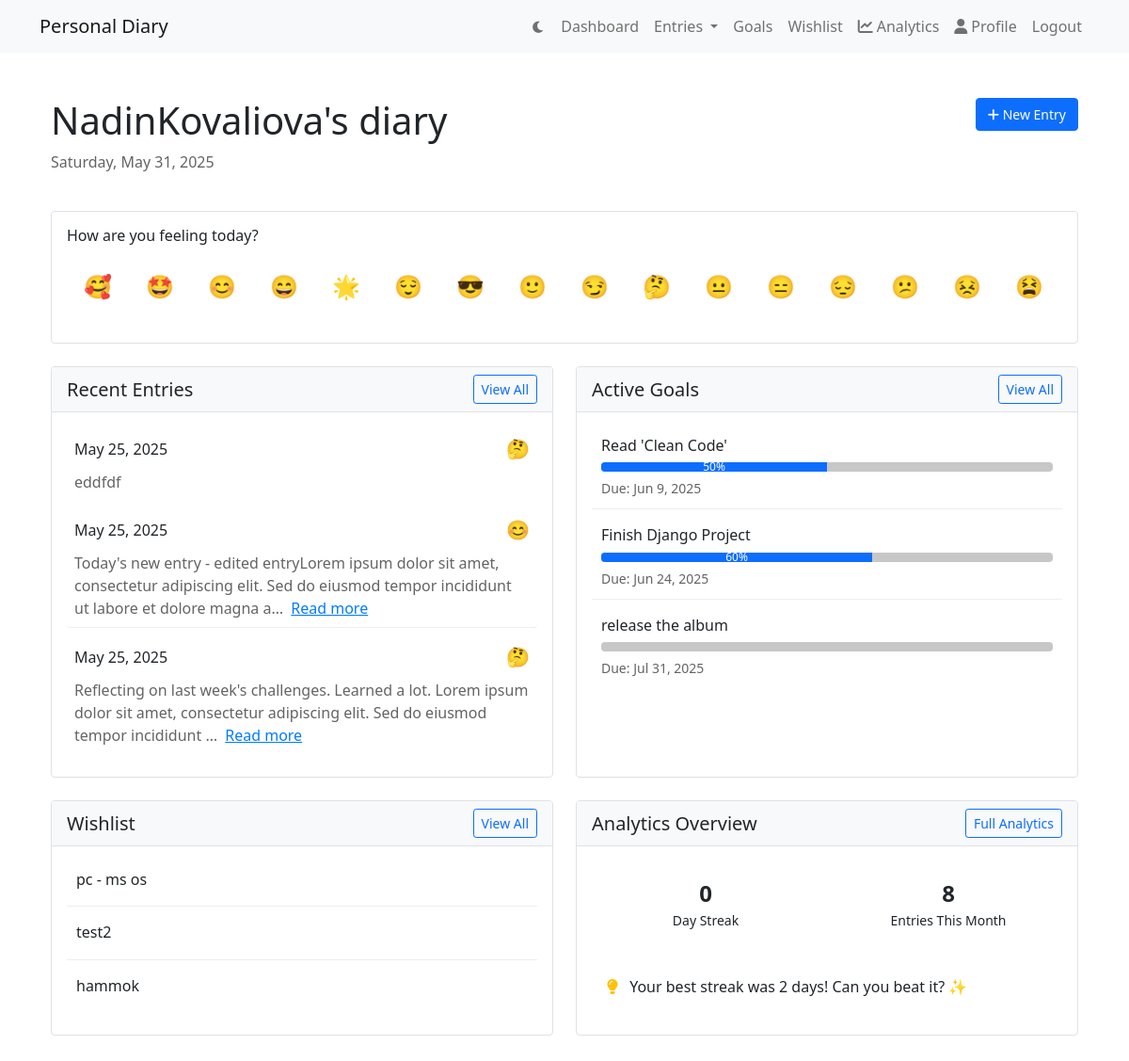
The app's page /dashboard/ (signed in) with its own data.
### diary/models.py (models this page shows, shortened)
class Profile(models.Model):
    user = models.OneToOneField(User, on_delete=models.CASCADE)
    dark_mode = models.BooleanField(default=False)
    font_preference = models.CharField(max_length=50, default='default')
    enable_2fa = models.BooleanField(default=False)

class DiaryEntry(models.Model):
    STATUS_CHOICES = [
        ('active', 'Active'),
        ('archived', 'Archived'),
        ('trash', 'Trash')
    ]
    user = models.ForeignKey(User, on_delete=models.CASCADE)
    content = models.TextField()
    emoji_of_day = models.CharField(max_length=50, blank=True)
    created_at = models.DateTimeField(auto_now_add=True)
    tags = models.ManyToManyField('Tag', blank=True)
    daily_mood = models.ForeignKey(
        DailyMood,
        on_delete=models.SET_NULL,
        null=True,
        blank=True,
        related_name='entries'
    )
    is_autosave = models.BooleanField(default=False)
    status = models.CharField(
        max_length=10,
        choices=STATUS_CHOICES,
        default='active'
    )
    deleted_at = models.DateTimeField(null=True, blank=True)

class Goal(models.Model):
    user = models.ForeignKey(User, on_delete=models.CASCADE)
    title = models.CharField(max_length=200)
    description = models.TextField(blank=True)
    deadline = models.DateField(null=True, blank=True)  # Make deadline optional
    progress = models.PositiveIntegerField(default=0)
    completed = models.BooleanField(default=False)
    subtasks = models.JSONField(default=list)
    created_at = models.DateTimeField(auto_now_add=True, null=True)
    order = models.IntegerField(default=0)
    class Meta:
        ordering = [
            'completed',
            models.F('deadline').asc(nulls_first=True),
            '-created_at'
        ]

class WishListItem(models.Model):
    user = models.ForeignKey(User, on_delete=models.CASCADE)
    title = models.CharField(max_length=200)
    description = models.TextField(blank=True)
    price = models.DecimalField(max_digits=10, decimal_places=2, null=True, blank=True)
    purchased = models.BooleanField(default=False)
    priority = models.IntegerField(default=0, null=True, blank=True)
    created_at = models.DateTimeField(auto_now_add=True, null=True)
    class Meta:
            ordering = [
                'purchased',
                models.F('priority').asc(nulls_first=True),  # Null priority first, then by priority
                '-created_at'
            ]

### diary/views.py (the view)
# urls.py: path('dashboard/', views.dashboard, name='dashboard'),
@login_required
def dashboard(request):
    today = timezone.now().date()
    today_mood = DailyMood.objects.filter(
        user=request.user,
        date=today
    ).first()
    entries = DiaryEntry.objects.filter(user=request.user, status='active')
    dates = sorted(entries.values_list('created_at__date', flat=True))
    current_streak, max_streak = calculate_streak(dates)
    latest_insight = None
    if current_streak >= 3:
        latest_insight = f"You're on a {current_streak}-day writing streak! 🔥"
    elif max_streak > current_streak:
        latest_insight = f"Your best streak was {max_streak} days! Can you beat it? ✨"
    elif entries.count() > 0:
        latest_insight = "Keep writing to build your streak! ✍️"
    context = {
        'recent_entries': entries.order_by('-created_at')[:3],
        'active_goals': Goal.objects.filter(user=request.user, completed=False).order_by('deadline')[:3],
        'wishlist_items': WishListItem.objects.filter(user=request.user, purchased=False).order_by('priority')[:3],
        'emoji_suggestions': ['🥰', '🤩', '😊', '😄', '🌟', '😌', '😎', '🙂', '😏',
                            '🤔', '😐', '😑', '😔', '😕', '😣', '😫', '😤', '😠', '😢', '😭'],
        'today_mood': today_mood,
        'dark_mode': request.user.profile.dark_mode,
        'current_streak': current_streak,
        'max_streak': max_streak,
        'entries_this_month': entries.filter(created_at__month=timezone.now().month).count(),
        'latest_insight': latest_insight,
        'now': timezone.now()
    }
    return render(request, 'diary/dashboard.html', context)

### diary/views.py (called while the page is built)
def calculate_streak(dates):
    if not dates:
        return 0, 0
    dates = sorted(dates)
    today = timezone.now().date()
    current_streak = 1
    max_streak = 1
    for i in range(1, len(dates)):
        date_diff = (dates[i] - dates[i-1]).days
        if date_diff == 1:
            current_streak += 1
            max_streak = max(max_streak, current_streak)
        elif date_diff > 1:
            current_streak = 1
    if dates[-1] != today:
        current_streak = 0
    return current_streak, max_streak

### diary/templates/diary/dashboard.html (shortened to what this page needs)
{% extends "diary/layout.html" %}
{% block content %}
<div class="container py-4">
    <div class="row mb-4">
        <div class="col">
            <h1>{{ user.username }}'s diary</h1>
            <p class="text-muted">{{ now|date:"l, F j, Y" }}</p>
        </div>
        <div class="col-auto">
            <a href="{% url 'entry-create' %}" class="btn btn-primary">
                <i class="fas fa-plus"></i> New Entry
            </a>
        </div>
    </div>
    <div class="card mb-4">
        <div class="card-body">
            <h6>How are you feeling today?</h6>
            <div class="emoji-picker-container">
                <div class="d-flex gap-3 flex-wrap emoji-container">
                    {% for emoji in emoji_suggestions %}
                        <span class="emoji-option fs-4 {% if today_mood and emoji == today_mood.mood %}selected{% endif %}"
                              role="button"
                              data-emoji="{{ emoji }}">{{ emoji }}</span>
                    {% endfor %}
                </div>
            </div>
        </div>
    </div>
    <div class="row">
        <div class="col-md-6 mb-4">
            <div class="card h-100">
                <div class="card-header d-flex justify-content-between align-items-center">
                    <h5 class="mb-0">Recent Entries</h5>
                    <a href="{% url 'entries-list' %}" class="btn btn-sm btn-outline-primary">View All</a>
                </div>
                <div class="card-body">
                    {% if recent_entries %}
                        {% for entry in recent_entries %}
                            <a href="{% url 'entry-detail' pk=entry.pk %}" class="text-decoration-none">
                                <div class="entry-preview mb-3" data-date="{{ entry.created_at|date:'Y-m-d' }}">
                                    <div class="d-flex justify-content-between align-items-center mb-2">
                                        <h6 class="mb-0">{{ entry.created_at|date:"F j, Y" }}</h6>
                                        {% if entry.emoji_of_day %}
                                            <span class="entry-emoji fs-5">{{ entry.emoji_of_day }}</span>
                                        {% endif %}
                                    </div>
                                    <div class="entry-content text-muted">
                                        {{ entry.content|striptags|truncatechars:150 }}
                                        {% if entry.content|length > 150 %}
                                            <a href="{% url 'entry-detail' pk=entry.pk %}" class="text-primary ms-1">Read more</a>
                                        {% endif %}
                                    </div>
                                </div>
                            </a>
                        {% endfor %}
                    {% else %}
                        <p class="text-center text-muted">No entries yet</p>
                    {% endif %}
                </div>
            </div>
        </div>
        <div class="col-md-6 mb-4">
            <div class="card h-100">
                <div class="card-header d-flex justify-content-between align-items-center">
                    <h5 class="mb-0">Active Goals</h5>
                    <a href="{% url 'goals' %}" class="btn btn-sm btn-outline-primary">View All</a>
                </div>
                <div class="card-body">
                    {% if active_goals %}
                        {% for goal in active_goals %}
                            <div class="goal-preview mb-3">
                                <h6>{{ goal.title }}</h6>
                                <div class="progress">
                                    <div class="progress-bar" role="progressbar"
                                         style="width: {{ goal.progress }}%"
                                         aria-valuenow="{{ goal.progress }}"
                                         aria-valuemin="0"
                                         aria-valuemax="100">
                                        {{ goal.progress }}%
                                    </div>
                                </div>
                                <small class="text-muted">Due: {{ goal.deadline|date:"M j, Y" }}</small>
                            </div>
                        {% endfor %}
                    {% else %}
                        <p class="text-center text-muted">No active goals</p>
                    {% endif %}
                </div>
            </div>
        </div>
    </div>
    <div class="row">
        <div class="col-md-6 mb-4">
            <div class="card h-100">
                <div class="card-header d-flex justify-content-between align-items-center">
                    <h5 class="mb-0">Wishlist</h5>
                    <a href="{% url 'wishlist' %}" class="btn btn-sm btn-outline-primary">View All</a>
                </div>
                <div class="card-body">
                    {% if wishlist_items %}
                        {% for item in wishlist_items %}
                            <div class="wishlist-item mb-3">
                                <div class="d-flex justify-content-between">
                                    <h6>{{ item.title }}</h6>
                                </div>
                            </div>
                        {% endfor %}
                    {% else %}
                        <p class="text-center text-muted">Your wishlist is empty</p>
                    {% endif %}
                </div>
            </div>
        </div>
        <div class="col-md-6 mb-4">
            <div class="card h-100">
                <div class="card-header d-flex justify-content-between align-items-center">
                    <h5 class="mb-0">Analytics Overview</h5>
                    <a href="{% url 'analytics' %}" class="btn btn-sm btn-outline-primary">Full Analytics</a>
                </div>
                <div class="card-body">
                    <div class="row g-3">
                        <div class="col-6">
                            <div class="stat-mini">
                                <div class="stat-number">{{ current_streak }}</div>
                                <div class="stat-label">Day Streak</div>
                            </div>
                        </div>
                        <div class="col-6">
                            <div class="stat-mini">
                                <div class="stat-number">{{ entries_this_month }}</div>
                                <div class="stat-label">Entries This Month</div>
                            </div>
                        </div>
                        {% if latest_insight %}
                        <div class="col-12">
                            <div class="insight-preview">
                                <i class="fas fa-lightbulb text-warning me-2"></i>
                                {{ latest_insight }}
                            </div>
                        </div>
                        {% endif %}
                    </div>
                </div>
            </div>
        </div>
    </div>
</div>
{% endblock %}

### diary/static/diary/css/style.css (style rules this page uses)
:root { --background-color: #ffffff; --text-color: #212529; --card-bg: #ffffff; --card-border: #dee2e6; --tag-bg: #e9ecef; --tag-color: #212529; --tag-selected-bg: #007bff; --tag-selected-color: #ffffff; --input-bg: #ffffff; --input-border: #ced4da; --header-bg: #f8f9fa; --header-border: #dee2e6; --tag-bg-dark: #2d3238; }
body { background-color: var(--background-color); color: var(--text-color); }
.card { background-color: var(--card-bg); border-color: var(--card-border); transition: background-color 0.3s, border-color 0.3s; }
.card-header { background-color: var(--header-bg); border-bottom: 1px solid var(--header-border); transition: background-color 0.3s, border-color 0.3s; }
.text-muted { color: #646464 !important; }
.progress { background-color: #c7c7c7; height: 10px; margin: 5px 0; }
.emoji-container { overflow-x: auto; padding: 10px 10px; flex-wrap: wrap; gap: 0.5rem; max-height: 80px; overflow-y: auto; padding: 0.5rem; transition: max-height 0.3s ease; }
.emoji-picker-container { position: relative; }
.emoji-option { cursor: pointer; transition: transform 0.2s; padding: 0.5rem; border-radius: 0.5rem; border: 2px solid transparent; }
.entry-preview, .goal-preview, .wishlist-item, .letter-preview { padding: 10px; border-bottom: 1px solid #eee; }
.entry-preview:last-child, .goal-preview:last-child, .wishlist-item:last-child, .letter-preview:last-child { border-bottom: none; }
.card, .navbar, .btn { transition: background-color 0.3s, border-color 0.3s, color 0.3s; }
.card-body a { color: inherit; transition: color 0.2s; }
.entry-preview { transition: background-color 0.2s; padding: 0.5rem; border-radius: 0.25rem; }
.text-primary { color: var(--tag-selected-bg, #007bff) !important; }
.btn-primary { padding: 0.375rem 0.75rem; font-size: 0.875rem; }
.mb-3 { margin-bottom: 0.5rem !important; }

### diary/templates/diary/dashboard.html (style rules this page uses)
.stat-mini { text-align: center; padding: 1rem; background-color: var(--light); border-radius: 8px; }
.stat-mini .stat-number { font-size: 1.5rem; font-weight: bold; color: var(--primary); }
.stat-mini .stat-label { font-size: 0.875rem; color: var(--text-muted); }
.insight-preview { padding: 1rem; background-color: var(--light); border-radius: 8px; border-left: 4px solid var(--warning); }

### records on screen
DiaryEntry: created_at "May 25, 2025", emoji_of_day "🤔", content "eddfdf"
DiaryEntry: created_at "May 25, 2025", emoji_of_day "😊", content "Today's new entry - edited entryLorem ipsum dolor sit amet, consectetur adipiscing elit. Sed do eiusmod tempor incididunt ut labore et dolore magna a…", shows "Read more"
DiaryEntry: created_at "May 25, 2025", emoji_of_day "🤔", content "Reflecting on last week's challenges. Learned a lot. Lorem ipsum dolor sit amet, consectetur adipiscing elit. Sed do eiusmod tempor incididunt …", shows "Read more"
Goal: title "Read 'Clean Code'", progress "50", deadline "Jun 9, 2025"
Goal: title "Finish Django Project", progress "60", deadline "Jun 24, 2025"
Goal: title "release the album", deadline "Jul 31, 2025"
WishListItem: title "pc - ms os"
WishListItem: title "test2"
WishListItem: title "hammok"

### other values on screen
{{ user.username }} "NadinKovaliova"
{{ emoji }} "🥰" "🤩" "😊" "😄" "🌟" "😌" "😎" "🙂" "😏" "🤔" "😐" "😑" "😔" "😕" "😣" "😫"
{{ current_streak }} "0"
{{ entries_this_month }} "8"
{{ latest_insight }} "Your best streak was 2 days! Can you beat it? ✨"
